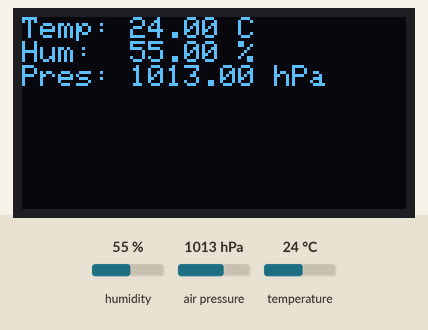
Recording of a sketch running on a simulated ESP32. Parts: 128×64 one-colour display. The test bench sets the inputs (shaded band); at power-on: humidity 55 %, air pressure 1013 hPa, temperature 24 °C. What the sketch prints to the serial monitor is not drawn.

Above: at 2.2 s.
2.3 s: humidity set to 22 %
At 3.4 s:
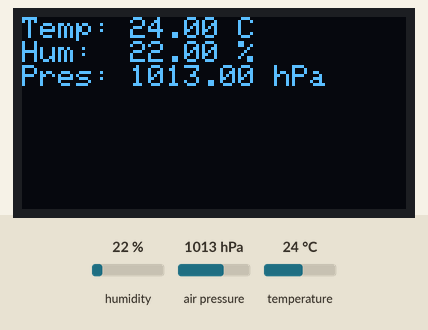
4.6 s: air pressure set to 952 hPa
At 6.1 s:
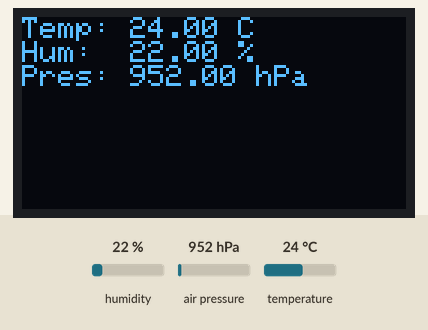
6.6 s: temperature set to 12 °C
At 7.7 s:
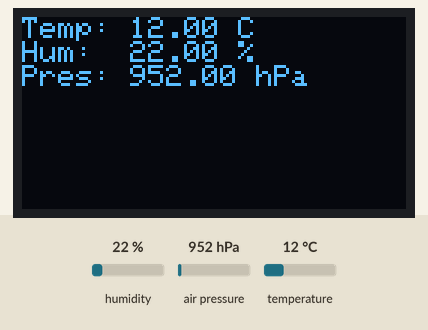
8.6 s: humidity set to 40 %
At 10.3 s:
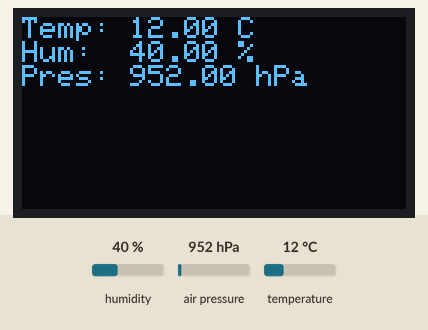
10.6 s: air pressure set to 975 hPa
At 11.9 s:
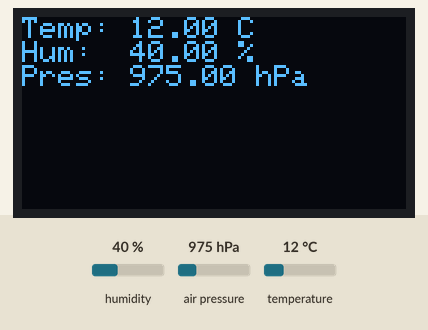
Timing chart, 0 to 13.6 s (numbered marks = the images above; inputs shaded):
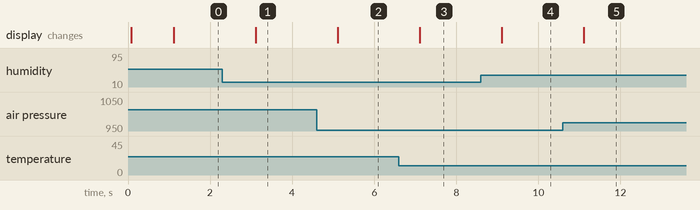

The sketch:

13_T-Beam-Supreme_BME280_OLED.ino
```cpp
#include <Wire.h>
#include <SPI.h>
#include <Adafruit_GFX.h>
#include <Adafruit_SH110X.h>
#include <Adafruit_BME280.h>

#define SCREEN_ADDRESS 0x3C
#define SCREEN_WIDTH 128
#define SCREEN_HEIGHT 64

#define BME_ADDRESS 0x77

#define OLED_SDA_PIN 17
#define OLED_SCL_PIN 18

#define INTERVAL 1000

// OLED display (SH1106G 128x64)
Adafruit_SH1106G display = Adafruit_SH1106G(SCREEN_WIDTH, SCREEN_HEIGHT, &Wire);

// BME280 sensor
Adafruit_BME280 bme;

void setup() {
  Serial.begin(115200);

  // Inisialisasi I2C custom
  Wire.begin(OLED_SDA_PIN, OLED_SCL_PIN);

  // OLED
  Serial.println("Inisialisasi OLED...");
  display.begin(SCREEN_ADDRESS, true);
  display.setRotation(2);
  display.clearDisplay();
  display.display();

  // BME280
  Serial.println("Mendeteksi BME280...");
  if (!bme.begin(BME_ADDRESS)) {  // Ganti ke 0x77 jika 0x76 tidak terdeteksi
    Serial.println("Sensor BME280 tidak ditemukan! Cek koneksi");
    while (true) { delay(10); }
  }
  Serial.println("BME280 ditemukan");

  // Tampilan awal
  display.setTextSize(1);
  display.setTextColor(SH110X_WHITE);
  display.setCursor(0, 0);
  display.println("BME280 Ready...");
  display.display();
  delay(1000);
}

uint32_t previousMillis = 0, currentMillis;
float temperature, humidity, pressure;

void loop() {
  currentMillis = millis();

  if (currentMillis - previousMillis >= INTERVAL) {
    previousMillis = currentMillis;

    temperature = bme.readTemperature();
    humidity = bme.readHumidity();
    pressure = bme.readPressure() / 100.0F;  // hPa

    // Tampilkan di Serial Monitor
    Serial.print("Suhu: ");
    Serial.print(temperature);
    Serial.print(" C, Kelembaban: ");
    Serial.print(humidity);
    Serial.print(" %, Tekanan: ");
    Serial.print(pressure);
    Serial.println(" hPa");

    // Tampilkan di OLED
    display.clearDisplay();
    display.setCursor(0, 0);
    display.print("Temp: ");
    display.print(temperature);
    display.println(" C");
    display.print("Hum:  ");
    display.print(humidity);
    display.println(" %");
    display.print("Pres: ");
    display.print(pressure);
    display.println(" hPa");
    display.display();
  }
}
```

Measured:
- after the input at 2.3 s, the display: changes after 0.81 s (image 1)
- after the input at 4.6 s, the display: changes after 0.51 s (image 2)
- after the input at 6.6 s, the display: changes after 0.51 s (image 3)
- after the input at 8.6 s, the display: changes after 0.51 s (image 4)
- after the input at 10.6 s, the display: changes after 0.51 s (image 5)
